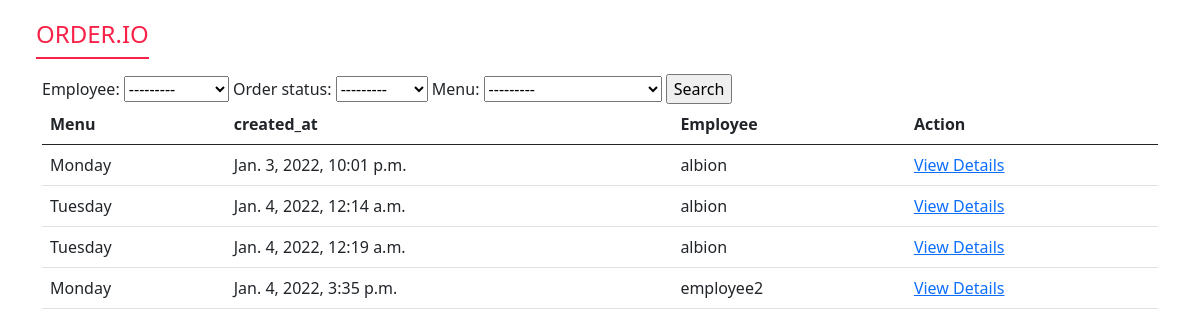
Before: /order/all_orders_this_week with the older database file.
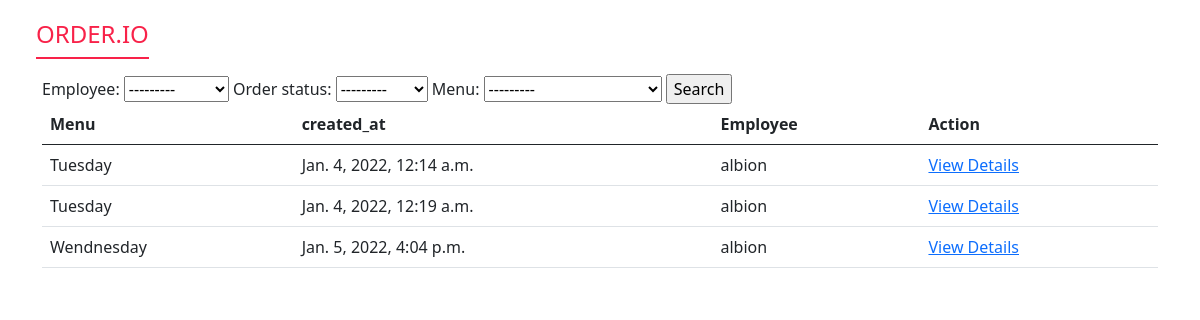
After: the same page with the newer database file.
### order/models.py (models this page shows, shortened)
class Order(models.Model):
    STATUS = (
        ("Pending","Pending"),
        ("Accepted","Accepted"),
        ("Denied","Denied")
        )
    employee = models.ForeignKey(Employee,on_delete=models.CASCADE,null=True,blank=True)
    meals = models.ManyToManyField(Meal,blank=True)
    created_at = models.DateTimeField(auto_now_add=True)
    menu = models.ForeignKey(Menu,blank=True,on_delete=models.CASCADE,null=True,)
    order_status = models.CharField(default="Pending",choices=STATUS,blank=True,null=True,max_length=10)
    order_cost = models.DecimalField(max_digits=6,decimal_places=2,default=0)
    def get_absolute_url(self):
        return reverse("order:view_order", kwargs={"pk": self.pk})

### menu/models.py (models this page shows, shortened)
class Menu(models.Model):
    CAPACITY = 7
    Monday = 1
    Tuesday =2
    Wendnesday = 3
    Thursday = 4
    Friday = 5
    Saturday = 6
    Sunday = 7
    DAYS = ((Monday,"Monday"),
            (Tuesday,"Tuesday"),
            (Wendnesday,"Wendnesday"),
            (Thursday,"Thursday"),
            (Friday,"Friday"),
            (Saturday,"Saturday"),
            (Sunday,"Sunday"),
            )
    meals = models.ManyToManyField(Meal)
    weekly_menu = models.ForeignKey(WeeklyMenu,null=True,on_delete=models.CASCADE)
    created_at = models.DateTimeField(auto_now_add=True)
    avability = models.IntegerField(default=2)
    approved = models.BooleanField(default=False)
    approved_at = models.DateTimeField(blank=True,null=True)
    created_for = models.IntegerField(choices=DAYS,default=Monday,null=True,blank=True)
    class Meta:
        ordering = ('weekly_menu','created_for',)
    def __str__(self):
        try:
            week = self.weekly_menu.week
        except:
            week = "no week"
        return str(self.get_day_name()) +" Week "+ str(week)
    def get_day_name(self):
        name =""
        for day in Menu.DAYS:
            if day[0] == self.created_for:
                name = day[1]
                break
        return name

### employee/models.py (models this page shows)
class Employee(models.Model):
    user = models.OneToOneField(CustomUser,null=True,on_delete=models.CASCADE)
    department = models.ForeignKey(Department,on_delete=models.CASCADE,null=True)
    daily_allowance = models.DecimalField(max_digits=6,decimal_places=2,default=5)
    phone_number = models.CharField(max_length=15,blank=True,null=True)
    profile_pic = models.ImageField(null=True,blank=True,default="default.png",upload_to=img_path)
    created_at = models.DateTimeField(auto_now_add=True)
    def __str__(self):
        return self.user.username

### account/models.py (models this page shows, shortened)
class CustomUser(AbstractUser):
    role = models.ForeignKey(Role,on_delete=models.CASCADE,null=True,blank=True)

### order/views.py (the view)
# urls.py: path("all_orders_this_week",views.all_orders_this_week,name="all_orders_this_week")
def all_orders_this_week(request):
    week = timezone.now().isocalendar().week
    year = timezone.now().isocalendar().year
    weekly_menu = get_object_or_404(WeeklyMenu,week=week,year=year)
    orders = Order.objects.filter(created_at__week=week)
    if request.method == "GET":
        order_filter = OrderFilter(request.GET,queryset=orders)
        orders = order_filter.qs
    context = {"weekly_menu":weekly_menu,"order_filter":order_filter,"orders":orders}
    return render(request,"order/all_orders_this_week.html",context)

### main/context_processors.py (called while the page is built)
def bag(request):
    return {"bag":Custom_Session(request)}

### templates/order/all_orders_this_week.html
{% extends "../base.html" %}
{% block content %}
    <form method="get" action="">
    {{order_filter.form}}
    <input type="submit" value="Search">
    </form>
    <table class="table">
        <thead>
            <tr>
                <th>
                    Menu
                </th>
                <th>
                    created_at
                </th>
                <th>
                    Employee
                </th>
                <th>
                    Action
                </th>
            </tr>
        </thead>
        <tbody>
        {% for order in orders %}
        <tr>
            <td>{{order.menu.get_day_name}}</td>
            <td>{{order.created_at}}</td>
            <td>{{order.employee.user.username}}</td>
            <td>
                <a href="{{order.get_absolute_url}}">View Details</a>
            </td>
        </tr>
        {% endfor %}
        </tbody>
    </table>
{% endblock content %}

### templates/base.html (shortened to what this page needs)
{% load static %}
<!DOCTYPE html>
<html lang="en">
<head>
  <link rel="stylesheet" href="https://cdn.jsdelivr.net/npm/bootstrap-icons@1.7.2/font/bootstrap-icons.css">
  <link href="https://cdn.jsdelivr.net/npm/bootstrap@5.0.0-beta2/dist/css/bootstrap.min.css" rel="stylesheet" />
  <link rel="stylesheet" href="{% static 'css/base.css' %}" />
</head>
<body >
  <section class="main">
  <nav class="navbar navbar-expand-lg navbar-dark px-4">
    <div class="container-fluid">
      <a class="navbar-brand fs-4" href="{% url 'main:index' %}">ORDER.IO</a>
      <div class="collapse navbar-collapse" id="navbarSupportedContent">
        <ul class="navbar-nav ms-auto mb-2 mb-lg-0">
          <li class="nav-item">
            <a class="nav-link" href="#">About Us</a>
          </li>
          <li class="nav-item">
            <a class="nav-link" href="#">Contact</a>
          </li>
        </ul>
      </div>
    </div>
  </nav>
  <div class="container mt-1">
    {% block content %}
    {% endblock %}
  </div>
  </section>
</body>
</html>

### static/css/base.css (style rules this page uses)
:root { --main-color: #f82249; }
body { margin: 0!important; padding: 0!important; }
.navbar-brand { color:var(--main-color) !important; border-bottom: 2px solid var(--main-color); }
.nav-link { color: white !important; }
.navbar ul li { padding: 7px 15px; margin: 0px 5px; }

Changed rows visible on the page:
removed Order: menu.get_day_name "Monday", created_at "Jan. 3, 2022, 10:01 p.m.", employee.user.username "albion"
removed Order: menu.get_day_name "Monday", created_at "Jan. 4, 2022, 3:35 p.m.", employee.user.username "employee2"
added Order: menu.get_day_name "Wendnesday", created_at "Jan. 5, 2022, 4:04 p.m.", employee.user.username "albion"
